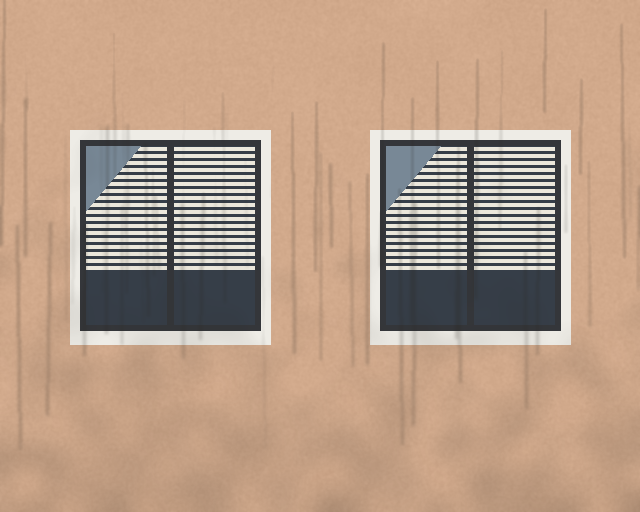
#> input picture art/blender/apartments/tex/AptBack_Color.png, 640 x 512 px
$ python -i tex_kit.py   (imports and definitions only)
#> lines starting #> are read from the running program, lines starting #| are printed output that depends on the picture
#> further down, picture is the input picture: PIL image 640x512 RGB; mean R, G, B 184.6, 156.9, 135.7
"""Shared PIL helpers for the building texture scripts (tools/*_textures.py)."""
import math
import os
import random

from PIL import Image, ImageDraw, ImageFilter, ImageFont

FONT_B = "/usr/share/fonts/truetype/dejavu/DejaVuSans-Bold.ttf"
FONT_R = "/usr/share/fonts/truetype/dejavu/DejaVuSans.ttf"
FONT_M = "/usr/share/fonts/truetype/dejavu/DejaVuSansMono-Bold.ttf"
rng = random.Random(7)


def font(path, size):
    return ImageFont.truetype(path, size)


def text_c(d, xy, s, f, fill, anchor="mm"):
    d.text(xy, s, font=f, fill=fill, anchor=anchor)


# [7 lines left out: function wing, not called in this run]


def grime(img, amount=0.10, seed=1, streaks=True):
    """Soft dirt: low-frequency blotches, darker toward the bottom, vertical drip streaks."""
#> called with amount = 0.1, seed = 1, streaks = True
    r = random.Random(seed)
    w, h = img.size
#> w = 640; h = 512
    noise = Image.new("L", (w // 16 + 1, h // 16 + 1))
#> noise: PIL image 41x33 L; every value is 0
    noise.putdata([r.randint(0, 255) for _ in range(noise.width * noise.height)])
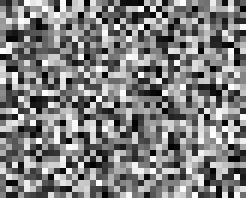
#> noise: PIL image 41x33 L (shown 6 times larger); min 0, max 255, mean 126.8
    noise = noise.resize((w, h), Image.BICUBIC).filter(ImageFilter.GaussianBlur(w / 60))
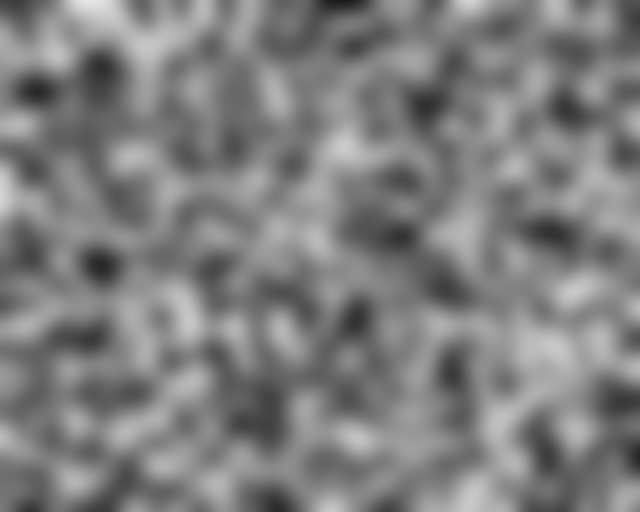
#> noise: PIL image 640x512 L; min 26, max 231, mean 126.8
    grad = Image.linear_gradient("L").resize((w, h))
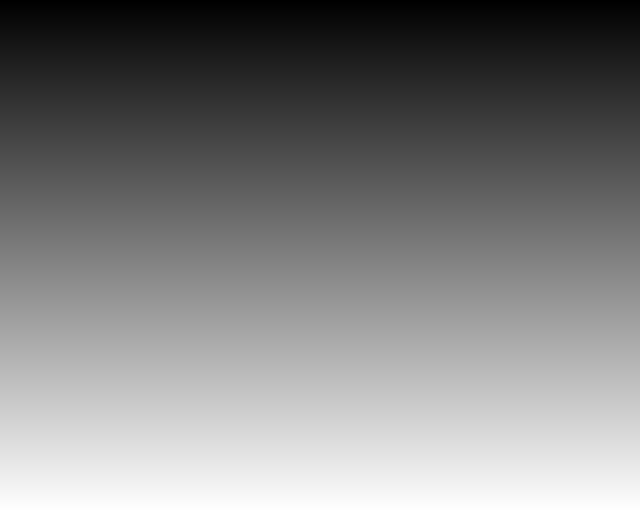
#> grad: PIL image 640x512 L; min 0, max 255, mean 127.5
    mask = Image.blend(noise, grad, 0.45)
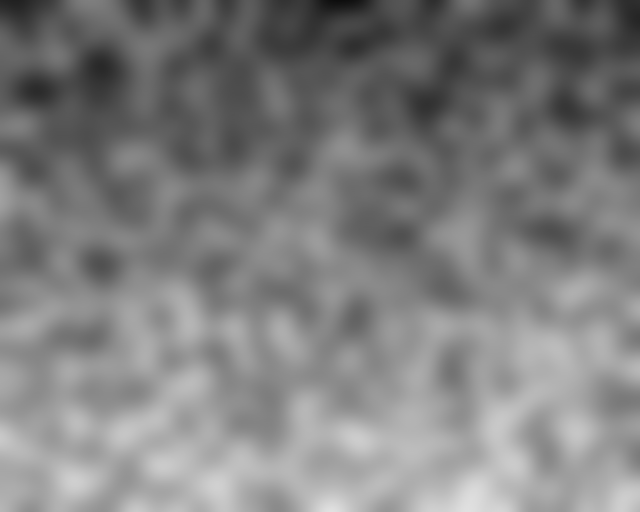
#> mask: PIL image 640x512 L; min 14, max 225, mean 126.7
    if streaks:
        sd = ImageDraw.Draw(mask)
        for _ in range(int(w / 12)):
            x = r.randint(0, w)
            y0 = r.randint(0, h // 2)
            sd.line([(x, y0), (x + r.randint(-3, 3), y0 + r.randint(h // 8, h // 2))], fill=255, width=r.randint(1, 3))
        mask = mask.filter(ImageFilter.GaussianBlur(1.5))
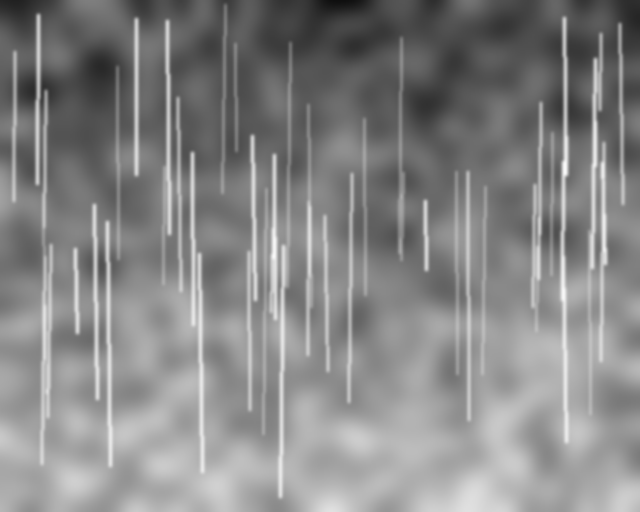
#> mask: PIL image 640x512 L; min 15, max 248, mean 133.4
    dark = Image.new("RGB", (w, h), (40, 36, 30))
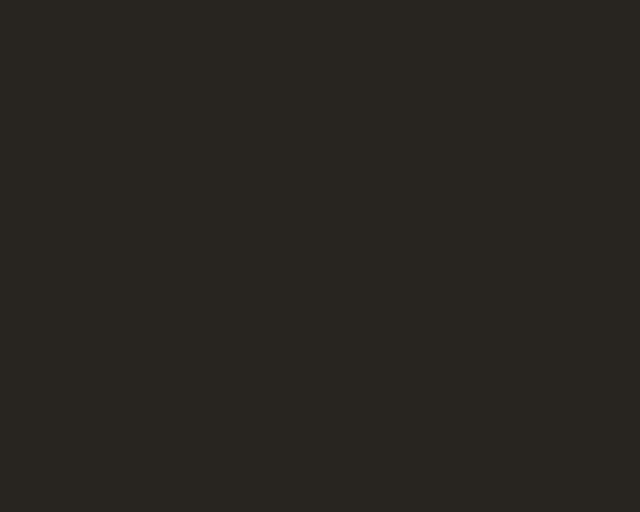
#> dark: PIL image 640x512 RGB; mean R, G, B 40, 36, 30
    mask = mask.point(lambda v: int(max(0, v - 128) * 2 * amount))
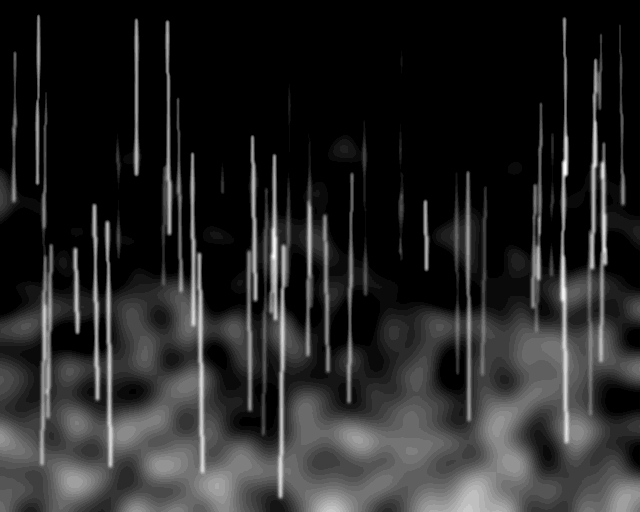
#> mask: PIL image 640x512 L; min 0, max 24, mean 3.7; drawn with min black and max white
    return Image.composite(dark, img, mask)


# [229 lines left out: functions scratches, saver, fit_text, noise_tile, _wrap_noise, stucco and 3 more, not called in this run]

>>> from PIL import Image
>>> picture = Image.open('../art/blender/apartments/tex/AptBack_Color.png')
>>> result = grime(picture)

$ run again, on art/blender/apartments/tex/AptBalcony_Color.png
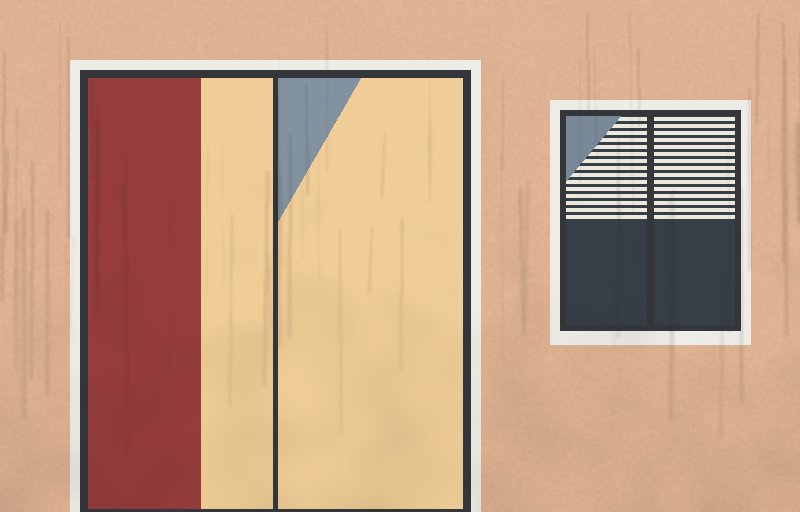
#> input picture art/blender/apartments/tex/AptBalcony_Color.png, 800 x 512 px
#> picture is the input picture: PIL image 800x512 RGB; mean R, G, B 195.8, 158.9, 132.2
#> in grime, `noise = noise.resize((w, h), Image.BICUBIC).filter(ImageFilter.Gaussia..`:
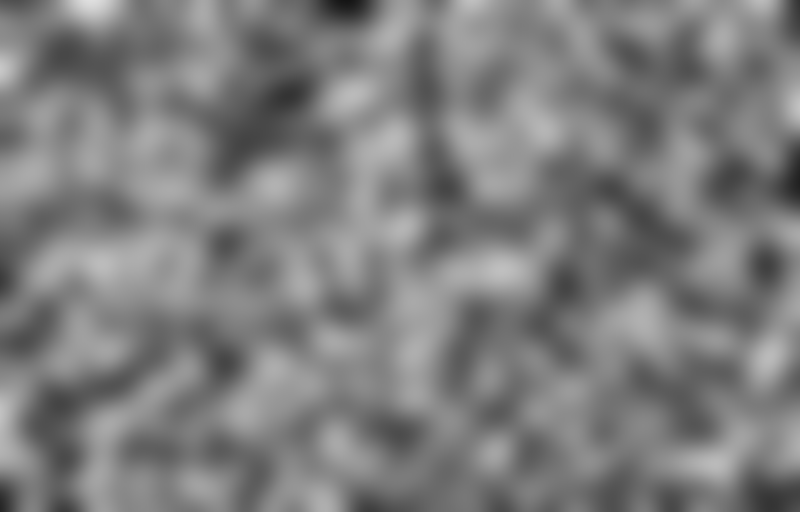
#> noise: PIL image 800x512 L; min 21, max 223, mean 125.7
#> in grime, `mask = mask.point(lambda v: int(max(0, v - 128) * 2 * amount))`:
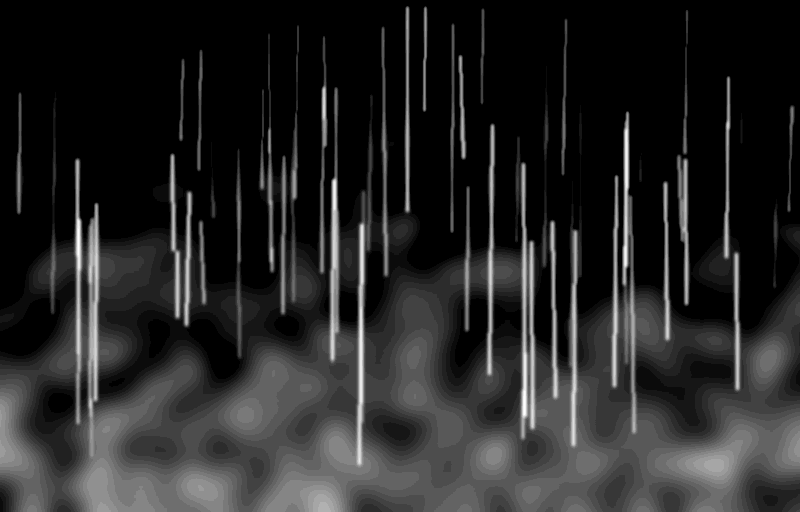
#> mask: PIL image 800x512 L; min 0, max 23, mean 3.5; drawn with min black and max white

$ run again, on art/blender/apartments/tex/AptWall_Color.png
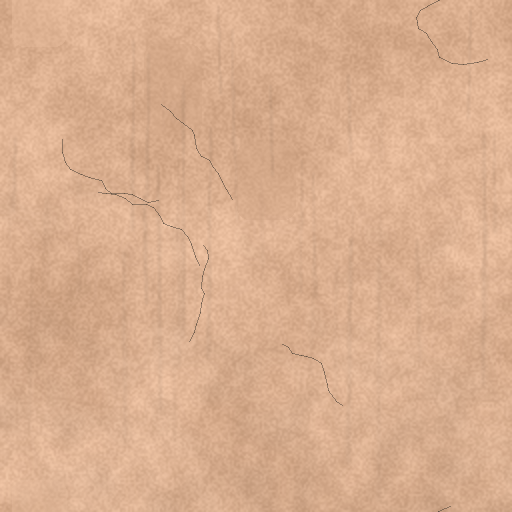
#> input picture art/blender/apartments/tex/AptWall_Color.png, 512 x 512 px
#> picture is the input picture: PIL image 512x512 RGB; mean R, G, B 217.8, 174.4, 142.8
#> in grime, `noise = noise.resize((w, h), Image.BICUBIC).filter(ImageFilter.Gaussia..`:
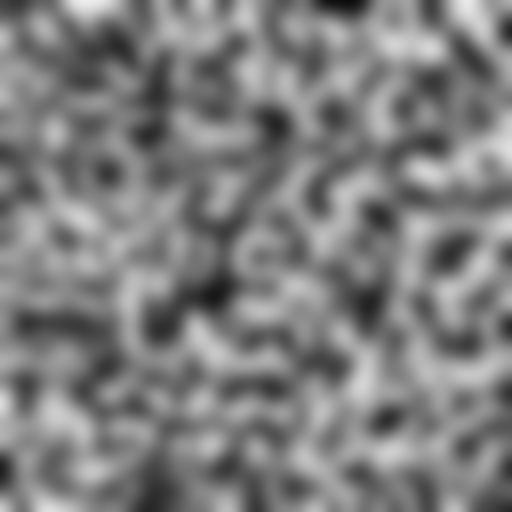
#> noise: PIL image 512x512 L; min 12, max 237, mean 126.5
#> in grime, `mask = mask.point(lambda v: int(max(0, v - 128) * 2 * amount))`:
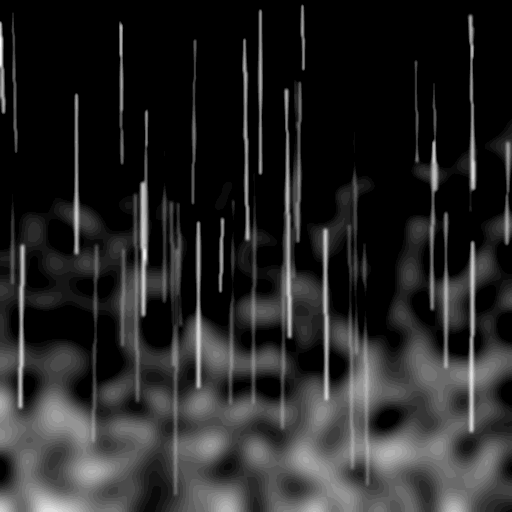
#> mask: PIL image 512x512 L; min 0, max 24, mean 3.6; drawn with min black and max white
